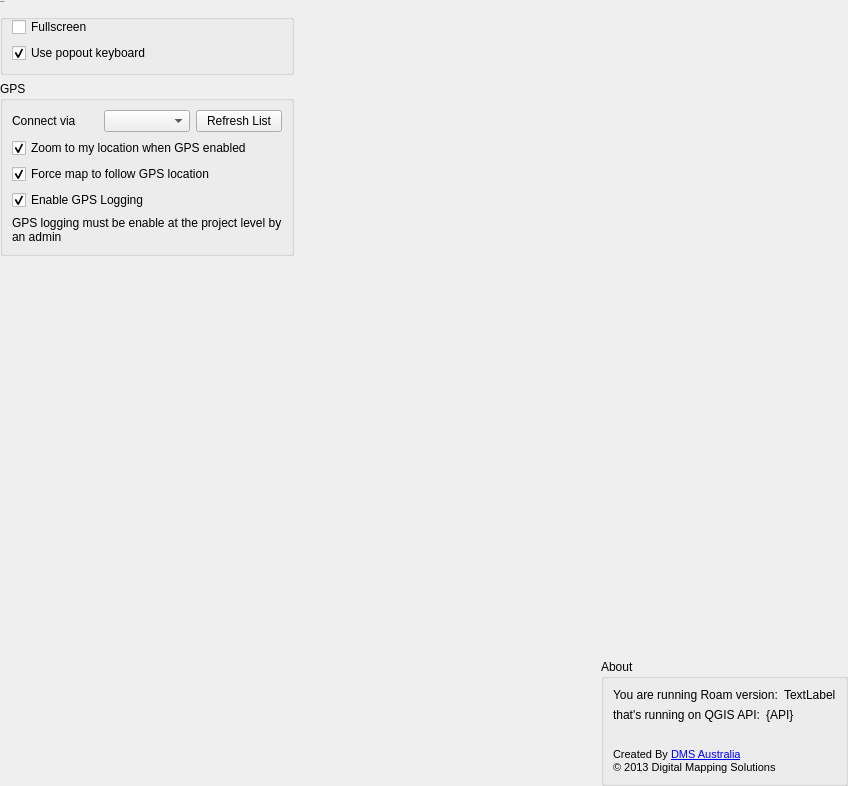
<?xml version="1.0" encoding="UTF-8"?>
<ui version="4.0">
 <class>settingsWidget</class>
 <widget class="QWidget" name="settingsWidget">
  <property name="geometry">
   <rect>
    <x>0</x>
    <y>0</y>
    <width>848</width>
    <height>786</height>
   </rect>
  </property>
  <property name="windowTitle">
   <string>Form</string>
  </property>
  <property name="autoFillBackground">
   <bool>false</bool>
  </property>
  <property name="styleSheet">
   <string notr="true">QLabel#settingsLabel {
	color: #4f4f4f;
	font: 25pt &quot;Segoe UI&quot; ;
}

	* {
            font: 20px &quot;Segoe UI&quot; ;
        }	</string>
  </property>
  <layout class="QGridLayout" name="gridLayout">
   <property name="margin">
    <number>0</number>
   </property>
   <item row="0" column="0">
    <widget class="QGroupBox" name="groupBox">
     <property name="font">
      <font>
       <family>Segoe UI</family>
       <pointsize>-1</pointsize>
       <weight>50</weight>
       <italic>false</italic>
       <bold>false</bold>
      </font>
     </property>
     <property name="title">
      <string>Application</string>
     </property>
     <property name="flat">
      <bool>true</bool>
     </property>
     <layout class="QGridLayout" name="gridLayout_2">
      <item row="0" column="0">
       <widget class="QCheckBox" name="fullScreenCheck">
        <property name="text">
         <string>Fullscreen</string>
        </property>
       </widget>
      </item>
      <item row="1" column="0">
       <widget class="QCheckBox" name="keyboardCheck">
        <property name="text">
         <string>Use popout keyboard</string>
        </property>
        <property name="checked">
         <bool>true</bool>
        </property>
       </widget>
      </item>
     </layout>
    </widget>
   </item>
   <item row="1" column="0">
    <widget class="QGroupBox" name="groupBox_2">
     <property name="title">
      <string>GPS</string>
     </property>
     <property name="flat">
      <bool>true</bool>
     </property>
     <layout class="QGridLayout" name="gridLayout_3">
      <item row="0" column="1">
       <layout class="QHBoxLayout" name="horizontalLayout_2">
        <item>
         <widget class="QLabel" name="label_2">
          <property name="text">
           <string>Connect via</string>
          </property>
         </widget>
        </item>
        <item>
         <widget class="QComboBox" name="gpsPortCombo"/>
        </item>
        <item>
         <widget class="QPushButton" name="refreshPortsButton">
          <property name="text">
           <string>Refresh List</string>
          </property>
         </widget>
        </item>
       </layout>
      </item>
      <item row="1" column="1">
       <widget class="QCheckBox" name="gpslocationCheck">
        <property name="text">
         <string>Zoom to my location when GPS enabled</string>
        </property>
        <property name="checked">
         <bool>true</bool>
        </property>
       </widget>
      </item>
      <item row="2" column="1">
       <widget class="QCheckBox" name="gpscentermapCheck">
        <property name="text">
         <string>Force map to follow GPS location</string>
        </property>
        <property name="checked">
         <bool>true</bool>
        </property>
       </widget>
      </item>
      <item row="3" column="1">
       <widget class="QCheckBox" name="gpsloggingCheck">
        <property name="text">
         <string>Enable GPS Logging</string>
        </property>
        <property name="checked">
         <bool>true</bool>
        </property>
       </widget>
      </item>
      <item row="4" column="1">
       <widget class="QLabel" name="label_6">
        <property name="text">
         <string>GPS logging must be enable at the project level by an admin</string>
        </property>
        <property name="wordWrap">
         <bool>true</bool>
        </property>
       </widget>
      </item>
     </layout>
    </widget>
   </item>
   <item row="3" column="0" rowspan="2">
    <spacer name="verticalSpacer">
     <property name="orientation">
      <enum>Qt::Vertical</enum>
     </property>
     <property name="sizeHint" stdset="0">
      <size>
       <width>20</width>
       <height>40</height>
      </size>
     </property>
    </spacer>
   </item>
   <item row="4" column="2">
    <widget class="QGroupBox" name="groupBox_3">
     <property name="title">
      <string>About</string>
     </property>
     <property name="flat">
      <bool>true</bool>
     </property>
     <layout class="QGridLayout" name="gridLayout_4">
      <item row="3" column="0">
       <widget class="QLabel" name="label">
        <property name="sizePolicy">
         <sizepolicy hsizetype="Preferred" vsizetype="Preferred">
          <horstretch>0</horstretch>
          <verstretch>0</verstretch>
         </sizepolicy>
        </property>
        <property name="maximumSize">
         <size>
          <width>270</width>
          <height>250</height>
         </size>
        </property>
        <property name="text">
         <string/>
        </property>
        <property name="pixmap">
         <pixmap resource="../resources.qrc">:/branding/dms</pixmap>
        </property>
        <property name="scaledContents">
         <bool>true</bool>
        </property>
       </widget>
      </item>
      <item row="4" column="0">
       <widget class="QLabel" name="label_3">
        <property name="text">
         <string>&lt;!DOCTYPE HTML PUBLIC &quot;-//W3C//DTD HTML 4.0//EN&quot; &quot;http://www.w3.org/TR/REC-html40/strict.dtd&quot;&gt;
&lt;html&gt;&lt;head&gt;&lt;meta name=&quot;qrichtext&quot; content=&quot;1&quot; /&gt;&lt;style type=&quot;text/css&quot;&gt;
p, li { white-space: pre-wrap; }
&lt;/style&gt;&lt;/head&gt;&lt;body style=&quot; font-family:'Segoe UI'; font-weight:400; font-style:normal;&quot;&gt;
&lt;p style=&quot; margin-top:0px; margin-bottom:0px; margin-left:0px; margin-right:0px; -qt-block-indent:0; text-indent:0px;&quot;&gt;&lt;span style=&quot; font-family:'MS Shell Dlg 2'; font-size:8pt;&quot;&gt;Created By &lt;/span&gt;&lt;a href=&quot;mapsolutions.com.au&quot;&gt;&lt;span style=&quot; font-family:'MS Shell Dlg 2'; font-size:8pt; text-decoration: underline; color:#0000ff;&quot;&gt;DMS Australia&lt;/span&gt;&lt;/a&gt;&lt;/p&gt;
&lt;p style=&quot; margin-top:0px; margin-bottom:0px; margin-left:0px; margin-right:0px; -qt-block-indent:0; text-indent:0px;&quot;&gt;&lt;span style=&quot; font-family:'MS Shell Dlg 2'; font-size:8pt;&quot;&gt;© 2013 Digital Mapping Solutions&lt;/span&gt;&lt;/p&gt;&lt;/body&gt;&lt;/html&gt;</string>
        </property>
        <property name="openExternalLinks">
         <bool>true</bool>
        </property>
        <property name="textInteractionFlags">
         <set>Qt::LinksAccessibleByKeyboard|Qt::LinksAccessibleByMouse</set>
        </property>
       </widget>
      </item>
      <item row="1" column="0" colspan="2">
       <layout class="QHBoxLayout" name="horizontalLayout_3">
        <item>
         <widget class="QLabel" name="label_5">
          <property name="text">
           <string>that's running on QGIS API:</string>
          </property>
         </widget>
        </item>
        <item>
         <widget class="QLabel" name="qgisapiLabel">
          <property name="text">
           <string>{API}</string>
          </property>
         </widget>
        </item>
       </layout>
      </item>
      <item row="0" column="0" colspan="2">
       <layout class="QHBoxLayout" name="horizontalLayout">
        <item>
         <widget class="QLabel" name="versionLabel1">
          <property name="sizePolicy">
           <sizepolicy hsizetype="Maximum" vsizetype="Preferred">
            <horstretch>0</horstretch>
            <verstretch>0</verstretch>
           </sizepolicy>
          </property>
          <property name="text">
           <string>You are running Roam version:</string>
          </property>
          <property name="scaledContents">
           <bool>false</bool>
          </property>
         </widget>
        </item>
        <item>
         <widget class="QLabel" name="versionLabel">
          <property name="text">
           <string>TextLabel</string>
          </property>
         </widget>
        </item>
       </layout>
      </item>
      <item row="3" column="1">
       <widget class="QLabel" name="label_4">
        <property name="sizePolicy">
         <sizepolicy hsizetype="Preferred" vsizetype="Preferred">
          <horstretch>0</horstretch>
          <verstretch>0</verstretch>
         </sizepolicy>
        </property>
        <property name="minimumSize">
         <size>
          <width>0</width>
          <height>0</height>
         </size>
        </property>
        <property name="maximumSize">
         <size>
          <width>150</width>
          <height>150</height>
         </size>
        </property>
        <property name="text">
         <string/>
        </property>
        <property name="pixmap">
         <pixmap resource="../resources.qrc">:/branding/qgis</pixmap>
        </property>
        <property name="scaledContents">
         <bool>true</bool>
        </property>
       </widget>
      </item>
     </layout>
    </widget>
   </item>
   <item row="3" column="1">
    <spacer name="horizontalSpacer">
     <property name="orientation">
      <enum>Qt::Horizontal</enum>
     </property>
     <property name="sizeHint" stdset="0">
      <size>
       <width>40</width>
       <height>20</height>
      </size>
     </property>
    </spacer>
   </item>
   <item row="3" column="2">
    <spacer name="verticalSpacer_2">
     <property name="orientation">
      <enum>Qt::Vertical</enum>
     </property>
     <property name="sizeHint" stdset="0">
      <size>
       <width>20</width>
       <height>40</height>
      </size>
     </property>
    </spacer>
   </item>
  </layout>
 </widget>
 <resources>
  <include location="../resources.qrc"/>
  <include location="../resources.qrc"/>
  <include location="../resources.qrc"/>
 </resources>
 <connections/>
</ui>
